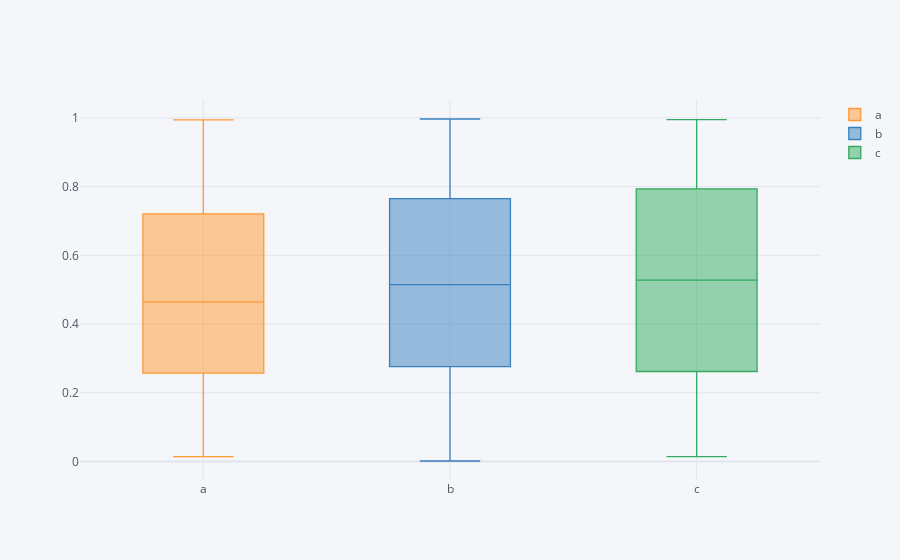

The notebook cell this image was saved under:
### Code cell
df.iplot(kind = 'box')

### Figure 1 — Plotly figure (JSON) as saved in the notebook; plotly's stock layout.template omitted (floating-point values rounded to 4 significant figures; data arrays with more than 128 entries replaced by an {"elided": "..."} marker saying what was removed)
{"data": [{"boxpoints": false, "line": {"width": 1.3}, "marker": {"color": "rgba(255, 153, 51, 1.0)"}, "name": "a", "orientation": "v", "type": "box", "y": {"elided": "300 float values"}}, {"boxpoints": false, "line": {"width": 1.3}, "marker": {"color": "rgba(55, 128, 191, 1.0)"}, "name": "b", "orientation": "v", "type": "box", "y": {"elided": "300 float values"}}, {"boxpoints": false, "line": {"width": 1.3}, "marker": {"color": "rgba(50, 171, 96, 1.0)"}, "name": "c", "orientation": "v", "type": "box", "y": {"elided": "300 float values"}}], "layout": {"legend": {"bgcolor": "#F5F6F9", "font": {"color": "#4D5663"}}, "paper_bgcolor": "#F5F6F9", "plot_bgcolor": "#F5F6F9", "title": {"font": {"color": "#4D5663"}}, "xaxis": {"gridcolor": "#E1E5ED", "showgrid": true, "tickfont": {"color": "#4D5663"}, "title": {"font": {"color": "#4D5663"}, "text": ""}, "zerolinecolor": "#E1E5ED"}, "yaxis": {"gridcolor": "#E1E5ED", "showgrid": true, "tickfont": {"color": "#4D5663"}, "title": {"font": {"color": "#4D5663"}, "text": ""}, "zerolinecolor": "#E1E5ED"}}}
